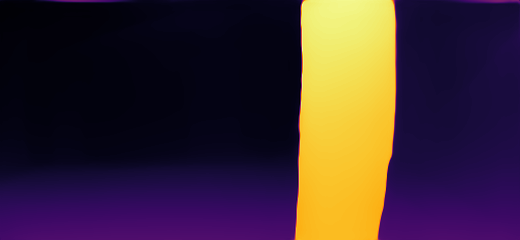
#> input picture dronet_training/training_supplementary/disparities/179322328-dpt_beit_large_512.png, 520 x 240 px, found by its file name; its folder holds 3 pictures in this run
$ jupyter execute run_small_CNN.ipynb
#> lines starting #> are read from the running program, lines starting #| are printed output that depends on the picture; after the words box and inside, x2 and y2 are one past the last pixel; in counts of white or black regions, pixels touching at a corner belong together; pictures that were not available may be replaced by others from this repository, and a replacement may not be noted
[cell 1]
import os
import matplotlib.pyplot as plt
import cv2
import random
import numpy as np

def get_image_disparity_pairs(image_folder, disparity_folder, num_pairs=6):
#> called with image_folder = 'images', disparity_folder = 'disparities', num_pairs = 6
    random.seed(42)
    # Get all image and disparity file names
    image_files = sorted(os.listdir(image_folder))
    disparity_files = sorted(os.listdir(disparity_folder))

    # Create a mapping from disparity filenames to their corresponding image filenames
    disparity_map = {f.split('-')[0]: f for f in disparity_files}

    # Find matching pairs
    pairs = []
    for img_file in image_files:
        img_id = img_file.split('.')[0]  # Extract the ID from image filename
        if img_id in disparity_map:
            pairs.append((img_file, disparity_map[img_id]))

    # Randomly select num_pairs of them
    selected_pairs = random.sample(pairs, min(num_pairs, len(pairs)))
    return selected_pairs

def plot_image_disparity_pairs(image_folder, disparity_folder, pairs):
    plt.figure(figsize=(12, 12))

    for i, (image_file, disparity_file) in enumerate(pairs):
        # Read the image and disparity map
        img_path = os.path.join(image_folder, image_file)
        disparity_path = os.path.join(disparity_folder, disparity_file)

        img = cv2.imread(img_path)
        img = cv2.cvtColor(img, cv2.COLOR_BGR2RGB)  # Convert BGR to RGB
        disparity = cv2.imread(disparity_path, cv2.IMREAD_GRAYSCALE)

        # Plot Image
        plt.subplot(len(pairs), 2, 2 * i + 1)
        plt.imshow(img)
        plt.axis('off')
        plt.title(f"Image: {image_file}")

        # Plot Disparity
        plt.subplot(len(pairs), 2, 2 * i + 2)
        plt.imshow(disparity, cmap='plasma')  # Use a colormap to better visualize disparities
        plt.axis('off')
        plt.title(f"Disparity: {disparity_file}")

    plt.tight_layout()
    plt.show()

# Set folder paths
image_folder = 'images'
disparity_folder = 'disparities'

# Get image-disparity pairs
pairs = get_image_disparity_pairs(image_folder, disparity_folder, num_pairs=6)

# Plot them
plot_image_disparity_pairs(image_folder, disparity_folder, pairs)

[cell 2]
import os
import matplotlib.pyplot as plt
import cv2
import random
import numpy as np

def get_image_disparity_pairs(image_folder, disparity_folder, num_pairs=1944):
    # random.seed(42)
#> called with image_folder = 'images', disparity_folder = 'disparities', num_pairs = 1944
    image_files = sorted(os.listdir(image_folder))
    disparity_files = sorted(os.listdir(disparity_folder))

    disparity_map = {f.split('-')[0]: f for f in disparity_files}

    pairs = []
    for img_file in image_files:
        img_id = img_file.split('.')[0]
        if img_id in disparity_map:
            pairs.append((img_file, disparity_map[img_id]))

    return random.sample(pairs, min(num_pairs, len(pairs)))

# [23 lines left out: functions center_crop, assign_collision_label, not called in this run]

def save_collision_labels(image_folder, disparity_folder, output_file):
    pairs = get_image_disparity_pairs(image_folder, disparity_folder)

    with open(output_file, 'w') as f:
        f.write("Collision Probability,Filename\n")  # Write header

        for img_file, disparity_file in pairs:
            disparity_path = os.path.join(disparity_folder, disparity_file)
            disparity = cv2.imread(disparity_path, cv2.IMREAD_GRAYSCALE)
            disparity_cropped = center_crop(disparity)

            # Get collision probability
            collision_prob = assign_collision_label(disparity_cropped)
            collision_prob = float(collision_prob)

            # Write to file
            f.write(f"{collision_prob},{img_file}\n")

    print(f"✅ labels.txt created with {len(pairs)} entries in '{output_file}'")

# [31 lines left out: function save_steering_to_file, not called in this run]

def plot_image_disparity_pairs(image_folder, disparity_folder, pairs):
    plt.figure(figsize=(12, 12))

    for i, (image_file, disparity_file) in enumerate(pairs):
        img_path = os.path.join(image_folder, image_file)
        disparity_path = os.path.join(disparity_folder, disparity_file)

        img = cv2.imread(img_path)
        img = cv2.cvtColor(img, cv2.COLOR_BGR2RGB)
        img_cropped = center_crop(img)

        disparity = cv2.imread(disparity_path, cv2.IMREAD_GRAYSCALE)
        disparity_cropped = center_crop(disparity)

        label = assign_collision_label(disparity_cropped)

        print(f"Pair {i+1}: {image_file}, {disparity_file} → Label: {label}")

        # Plot cropped image
        plt.subplot(len(pairs), 2, 2 * i + 1)
        plt.imshow(img_cropped)
        plt.axis('off')
        plt.title(f"Image: {image_file}")

        # Plot cropped disparity with top region overlay
        plt.subplot(len(pairs), 2, 2 * i + 2)
        plt.imshow(disparity_cropped, cmap='plasma')
        # Draw horizontal line to show top region used
        top_h = int(disparity_cropped.shape[0] * 0.7)
        plt.axhline(y=top_h, color='white', linestyle='--', linewidth=1)
        plt.axis('off')
        plt.title(f"Disparity: {disparity_file} | Label: {label}")

    plt.tight_layout()
    plt.show()

# Paths
image_folder = 'images'
disparity_folder = 'disparities'
output_file = 'labels.txt'

# Run
save_collision_labels(image_folder, disparity_folder, output_file)
pairs = get_image_disparity_pairs(image_folder, disparity_folder, num_pairs=6)
plot_image_disparity_pairs(image_folder, disparity_folder, pairs)

[cell 3]
import os
import matplotlib.pyplot as plt
import cv2
import random
import numpy as np
from scipy.ndimage import label, center_of_mass

def get_image_disparity_pairs(image_folder, disparity_folder, num_pairs=6):
    # random.seed(42)
#> called with image_folder = 'images', disparity_folder = 'disparities', num_pairs = 6
    image_files = sorted(os.listdir(image_folder))
    disparity_files = sorted(os.listdir(disparity_folder))

    disparity_map = {f.split('-')[0]: f for f in disparity_files}

    pairs = []
    for img_file in image_files:
        img_id = img_file.split('.')[0]
        if img_id in disparity_map:
            pairs.append((img_file, disparity_map[img_id]))

    return random.sample(pairs, min(num_pairs, len(pairs)))

# [32 lines left out: functions center_crop, get_steering_from_disparity, not called in this run]

def plot_steering_labels(image_folder, disparity_folder, pairs):
    plt.figure(figsize=(12, 12))

    for i, (image_file, disparity_file) in enumerate(pairs):
        img_path = os.path.join(image_folder, image_file)
        disparity_path = os.path.join(disparity_folder, disparity_file)

        img = cv2.imread(img_path)
        img = cv2.cvtColor(img, cv2.COLOR_BGR2RGB)
        img_cropped = center_crop(img)

        disparity = cv2.imread(disparity_path, cv2.IMREAD_GRAYSCALE)
        disparity_cropped = center_crop(disparity)

        steering, centroid = get_steering_from_disparity(disparity_cropped)

        print(f"Pair {i+1}: {image_file}, Steering: {steering:.2f}")

        # Plot image
        plt.subplot(len(pairs), 2, 2 * i + 1)
        plt.imshow(img_cropped)
        if centroid:
            plt.scatter(*centroid, color='red', s=40)
            plt.text(centroid[0]+5, centroid[1], f"{steering:.2f}", color='yellow', fontsize=10)
        plt.axis('off')
        plt.title(f"Image: {image_file}")

        # Plot disparity
        plt.subplot(len(pairs), 2, 2 * i + 2)
        plt.imshow(disparity_cropped, cmap='plasma')
        if centroid:
            plt.scatter(*centroid, color='red', s=40)
            plt.text(centroid[0]+5, centroid[1], f"{steering:.2f}", color='white', fontsize=10)
        plt.axis('off')
        plt.title(f"Disparity: {disparity_file}")

    plt.tight_layout()
    plt.show()

# Paths
image_folder = 'images'
disparity_folder = 'disparities'

# Run
pairs = get_image_disparity_pairs(image_folder, disparity_folder, num_pairs=6)
plot_steering_labels(image_folder, disparity_folder, pairs)

[cell 4]
output_file = 'sync_steering.txt'

def save_steering_to_file(image_folder, disparity_folder, output_file):
#> called with image_folder = 'images', disparity_folder = 'disparities', output_file = 'sync_steering.txt'
    image_files = sorted(os.listdir(image_folder))
    disparity_files = sorted(os.listdir(disparity_folder))

    disparity_map = {f.split('-')[0]: f for f in disparity_files}

    pairs = []
    for img_file in image_files:
        img_id = img_file.split('.')[0]
        if img_id in disparity_map:
            pairs.append((img_file, disparity_map[img_id]))

    # Open the output file for writing
    with open(output_file, 'w') as f:
        f.write("Steering Value,Filename\n")  # Write header

        for img_file, disparity_file in pairs:
            img_path = os.path.join(image_folder, img_file)
            disparity_path = os.path.join(disparity_folder, disparity_file)

            disparity = cv2.imread(disparity_path, cv2.IMREAD_GRAYSCALE)
            disparity_cropped = center_crop(disparity)

            # Extract only the steering value (ignore centroid)
            steering, _ = get_steering_from_disparity(disparity_cropped)
            steering = round(steering, 3)

            # Write to file: steering value, image filename
            f.write(f"{steering},{img_file}\n")

    print(f"✅ sync_steering.txt created with {len(pairs)} entries in '{output_file}'")

# Generate steering values from disparity maps
save_steering_to_file(image_folder, disparity_folder, output_file)

[cell 5]
import os
import matplotlib.pyplot as plt
import cv2
import random
import numpy as np

# [16 lines left out: function get_image_disparity_pairs, not called in this run]

import os
import re

def match_images_and_disparities(image_folder, disparity_folder):
    # Regex to extract leading number
    number_pattern = re.compile(r'^(\d+)')

    # Create a dictionary for disparities keyed by their starting number
    disparity_dict = {}
    for fname in os.listdir(disparity_folder):
        match = number_pattern.match(fname)
        if match:
            disparity_dict[match.group(1)] = fname

    # Build the list of matching pairs
    pairs = []
    for fname in os.listdir(image_folder):
        match = number_pattern.match(fname)
        if match:
            number = match.group(1)
            if number in disparity_dict:
                pairs.append((number, fname, disparity_dict[number]))

    # Sort pairs by the numeric value of the number
    pairs.sort(key=lambda x: int(x[0]))

    # Return only the (image, disparity) pairs
    return [(img, disp) for _, img, disp in pairs]


def center_crop(image, crop_size=200):
    h, w = image.shape[:2]
    start_x = w // 2 - crop_size // 2
    start_y = h // 2 - crop_size // 2
    return image[start_y:start_y + crop_size, start_x:start_x + crop_size]

def assign_collision_label(disparity, threshold=150, ratio=0.05, top_fraction=0.7):
    """
    Assign label 1 if more than `ratio` of pixels in the TOP part of the image
    have disparity > `threshold`. This avoids false positives from ground surfaces.
    """
    h = disparity.shape[0]
    top_h = int(h * top_fraction)
    top_disparity = disparity[:top_h, :]

    valid = top_disparity > 0
    close_pixels = (top_disparity > threshold) & valid

    if np.sum(valid) == 0:
        return 0  # Avoid divide-by-zero

    collision_ratio = np.sum(close_pixels) / np.sum(valid)
    return int(collision_ratio > ratio)


# [13 lines left out: function plot_image_disparity_label, not called in this run]

[cell 6]
"""   Creating labels.txt for training dataset   """

image_folder = "/home/simina/rpg_public_dronet/data_ours/training/disparity"
disparity_folder = "/home/simina/rpg_public_dronet/data_ours/training/images"
output_path = "/home/simina/rpg_public_dronet/data_ours/training/labels.txt"

pairs = match_images_and_disparities(image_folder, disparity_folder)
print(pairs)

with open(output_path, 'w') as f:
    for i, (image_file, disparity_file) in enumerate(pairs):
        img_path = os.path.join(image_folder, image_file)
        disparity_path = os.path.join(disparity_folder, disparity_file)

        img = cv2.imread(img_path)
#> img is the input picture: shape (240, 520, 3); mean B, G, R 51.2, 42.6, 61.6
        img = cv2.cvtColor(img, cv2.COLOR_BGR2RGB)
        img_cropped = center_crop(img)
#> in center_crop, `return image[start_y:start_y + crop_size, start_x:start_x + crop_size]`:
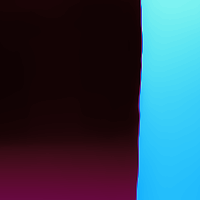
#> returned value: shape (200, 200, 3); mean of channels 0, 1, 2 84.2, 67.1, 46.1; drawn as B, G, R

        disparity = cv2.imread(disparity_path, cv2.IMREAD_GRAYSCALE)
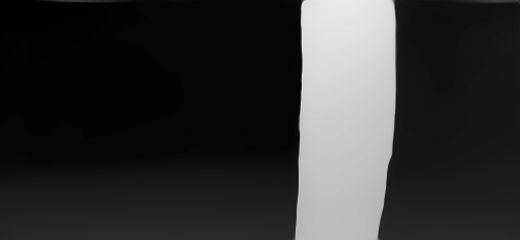
#> disparity: shape (240, 520); min 0, max 243, mean 48.8
        disparity_cropped = center_crop(disparity)
#> call 2 of center_crop, with crop_size = 200
#> in center_crop (call 2), `return image[start_y:start_y + crop_size, start_x:start_x + crop_size]`:
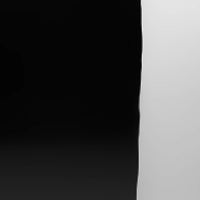
#> returned value: shape (200, 200); min 0, max 243, mean 69.5

        label = assign_collision_label(disparity_cropped)
#> in assign_collision_label, `top_disparity = disparity[:top_h, :]`:
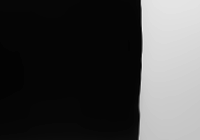
#> top_disparity: shape (140, 200); min 0, max 243, mean 66.4
#> in assign_collision_label, `valid = top_disparity > 0`:
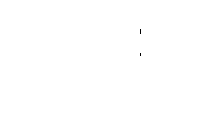
#> valid: shape (140, 200) bool; 100% white; black in thin lines or dots, all inside (x1, y1, x2, y2) = (140, 29, 141, 56)
#> in assign_collision_label, `close_pixels = (top_disparity > threshold) & valid`:
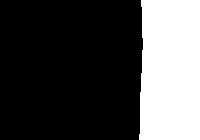
#> close_pixels: shape (140, 200) bool; 29.4% white; 1 white region, box (x1, y1, x2, y2) and area: (139, 0, 200, 140) 8236
#> in assign_collision_label, `collision_ratio = np.sum(close_pixels) / np.sum(valid)`: collision_ratio = 0.294
#> label = 1

        f.write(f"{label}\n")

[cell 7]
"""   Creating labels.txt for validation dataset   """

image_folder = "/home/simina/rpg_public_dronet/data_ours/validation/disparity"
disparity_folder = "/home/simina/rpg_public_dronet/data_ours/validation/images"
output_path = "/home/simina/rpg_public_dronet/data_ours/validation/labels.txt"

pairs = match_images_and_disparities(image_folder, disparity_folder)
#> pairs = [('179322328-dpt_beit_large_512.png', '179322328-dpt_beit_large_512.png')]
print(pairs)
#| [('179322328-dpt_beit_large_512.png', '179322328-dpt_beit_large_512.png')]

with open(output_path, 'w') as f:
    for i, (image_file, disparity_file) in enumerate(pairs):
        img_path = os.path.join(image_folder, image_file)
        disparity_path = os.path.join(disparity_folder, disparity_file)

        img = cv2.imread(img_path)
        img = cv2.cvtColor(img, cv2.COLOR_BGR2RGB)
        img_cropped = center_crop(img)

        disparity = cv2.imread(disparity_path, cv2.IMREAD_GRAYSCALE)
        disparity_cropped = center_crop(disparity)

        label = assign_collision_label(disparity_cropped)

        f.write(f"{label}\n")
